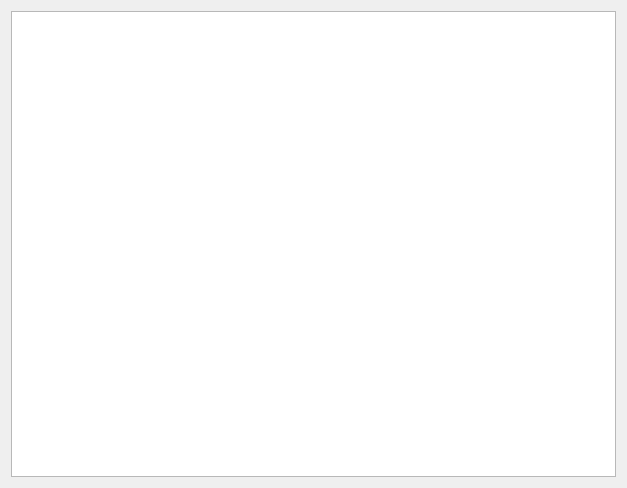
<?xml version="1.0" encoding="UTF-8"?>
<ui version="4.0">
 <class>DlgCharacterize</class>
 <widget class="QDialog" name="DlgCharacterize">
  <property name="geometry">
   <rect>
    <x>0</x>
    <y>0</y>
    <width>627</width>
    <height>488</height>
   </rect>
  </property>
  <property name="windowTitle">
   <string>Characterize</string>
  </property>
  <property name="windowIcon">
   <iconset resource="../resources.qrc">
    <normaloff>:/processing/images/characterize.png</normaloff>:/processing/images/characterize.png</iconset>
  </property>
  <layout class="QGridLayout" name="gridLayout">
   <item row="0" column="0">
    <widget class="QTableWidget" name="dataTable"/>
   </item>
  </layout>
 </widget>
 <resources>
  <include location="../resources.qrc"/>
 </resources>
 <connections/>
</ui>
